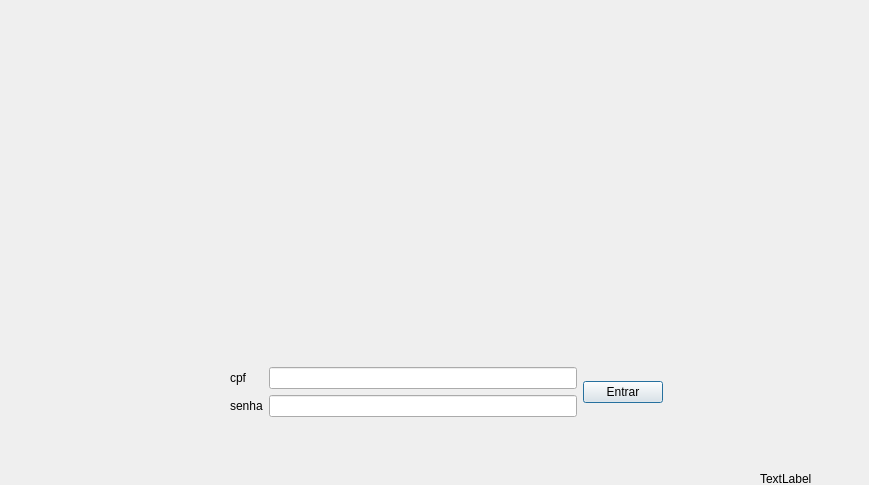
<?xml version="1.0" encoding="UTF-8"?>
<ui version="4.0">
 <class>login_gerente</class>
 <widget class="QDialog" name="login_gerente">
  <property name="geometry">
   <rect>
    <x>0</x>
    <y>0</y>
    <width>869</width>
    <height>485</height>
   </rect>
  </property>
  <property name="windowTitle">
   <string>Login Gerente</string>
  </property>
  <property name="windowIcon">
   <iconset>
    <normaloff>login.png</normaloff>login.png</iconset>
  </property>
  <widget class="QWidget" name="layoutWidget">
   <property name="geometry">
    <rect>
     <x>230</x>
     <y>250</y>
     <width>433</width>
     <height>167</height>
    </rect>
   </property>
   <layout class="QVBoxLayout" name="verticalLayout">
    <item>
     <widget class="QLabel" name="label">
      <property name="text">
       <string/>
      </property>
      <property name="pixmap">
       <pixmap resource="recursos.qrc">:/imgs/46715785_2178803462430036_2430381766419152896_n.png</pixmap>
      </property>
      <property name="scaledContents">
       <bool>true</bool>
      </property>
     </widget>
    </item>
    <item>
     <layout class="QHBoxLayout" name="horizontalLayout">
      <item>
       <layout class="QFormLayout" name="formLayout">
        <item row="0" column="0">
         <widget class="QLabel" name="label_2">
          <property name="text">
           <string>cpf</string>
          </property>
         </widget>
        </item>
        <item row="0" column="1">
         <widget class="QLineEdit" name="txt_cpf"/>
        </item>
        <item row="1" column="0">
         <widget class="QLabel" name="label_3">
          <property name="text">
           <string>senha</string>
          </property>
         </widget>
        </item>
        <item row="1" column="1">
         <widget class="QLineEdit" name="txt_senha">
          <property name="echoMode">
           <enum>QLineEdit::Password</enum>
          </property>
         </widget>
        </item>
       </layout>
      </item>
      <item>
       <widget class="QPushButton" name="pushButton">
        <property name="text">
         <string>Entrar</string>
        </property>
       </widget>
      </item>
     </layout>
    </item>
   </layout>
  </widget>
  <widget class="QLabel" name="label_status">
   <property name="geometry">
    <rect>
     <x>760</x>
     <y>470</y>
     <width>67</width>
     <height>17</height>
    </rect>
   </property>
   <property name="text">
    <string>TextLabel</string>
   </property>
  </widget>
 </widget>
 <resources>
  <include location="recursos.qrc"/>
 </resources>
 <connections/>
</ui>
